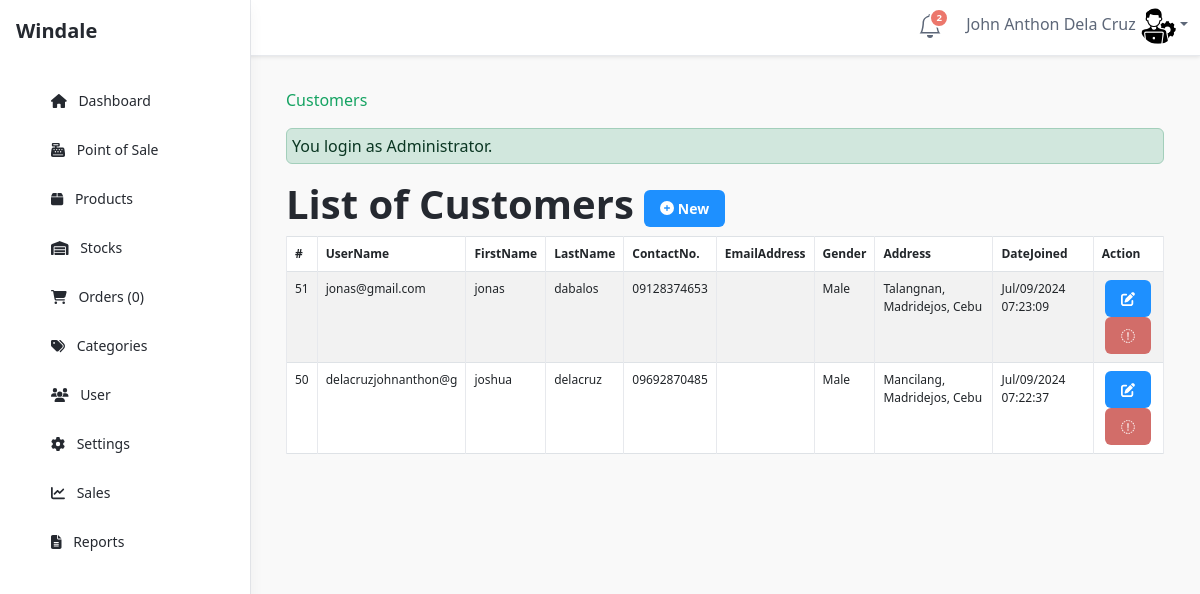
Page /admin/customers/index.php (signed in) on the earlier database version.
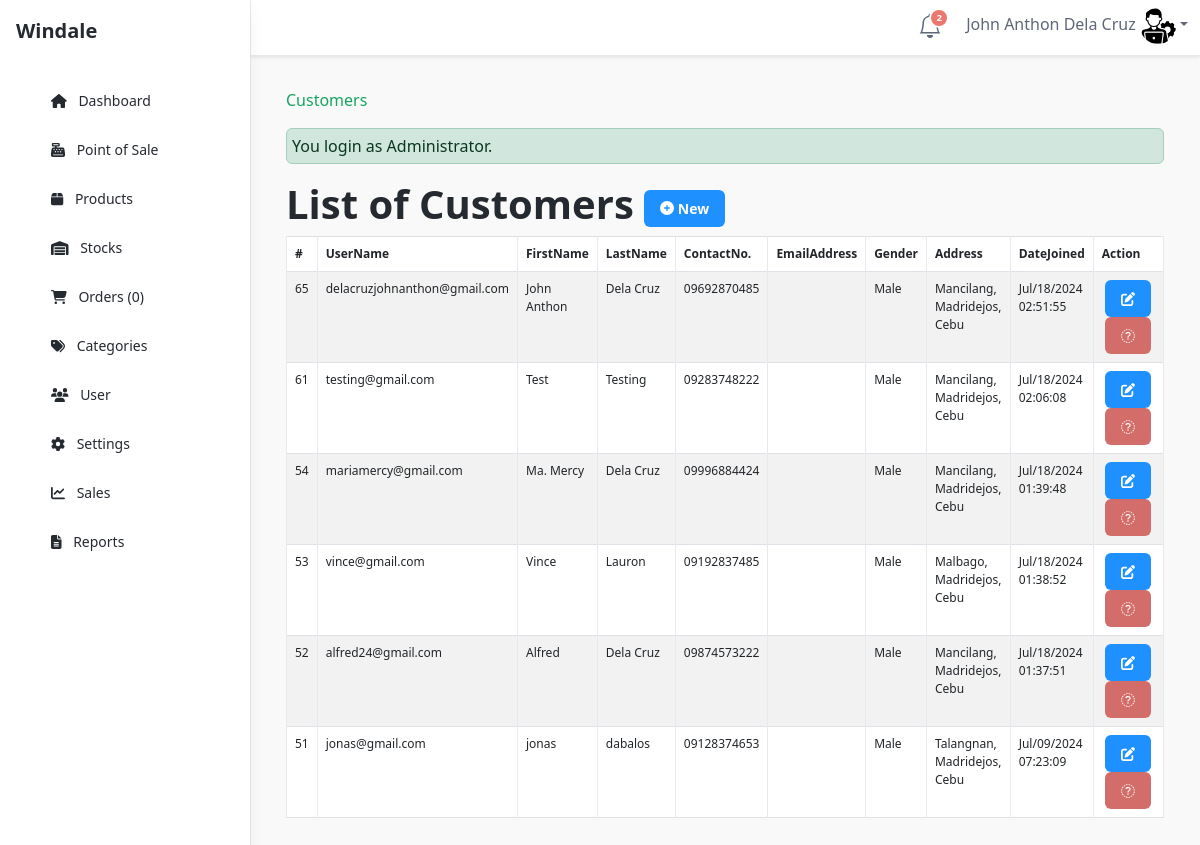
Same page on the later database version.
### tables this page shows
CREATE TABLE `tblcustomer` (
  `CUSTOMERID` int(11) NOT NULL,
  `FNAME` varchar(30) NOT NULL,
  `LNAME` varchar(30) NOT NULL,
  `MNAME` varchar(30) NOT NULL,
  `CUSHOMENUM` varchar(90) NOT NULL,
  `STREETADD` text NOT NULL,
  `BRGYADD` text NOT NULL,
  `CITYADD` text NOT NULL,
  `PROVINCE` varchar(80) NOT NULL,
  `COUNTRY` varchar(30) NOT NULL,
  `DBIRTH` date NOT NULL,
  `GENDER` varchar(10) NOT NULL,
  `PHONE` varchar(20) NOT NULL,
  `EMAILADD` varchar(40) NOT NULL,
  `ZIPCODE` int(6) NOT NULL,
  `CUSUNAME` varchar(250) NOT NULL,
  `CUSPASS` varchar(90) NOT NULL,
  `CUSPHOTO` varchar(255) NOT NULL,
  `TERMS` tinyint(4) NOT NULL,
  `DATEJOIN` timestamp NOT NULL DEFAULT current_timestamp()
);

### admin/customers/index.php (called while the page is built, shortened)
<?php
require_once ("../theme/templates.php");
?>

### include/database.php (called while the page is built, shortened)
<?php
class Database {
	var $sql_string = '';
	private $conn;
	public function open_connection() {
		$this->conn = mysqli_connect(server,user,pass);
		if(!$this->conn){
			echo "Problem in database connection! Contact administrator!";
			exit();
		}else{
			$db_select = mysqli_select_db($this->conn,database_name);
		}
	}
	function setQuery($sql='') {
		$this->sql_string=$sql;
	}
	function executeQuery() {
		$result = mysqli_query($this->conn, $this->sql_string);
		return $this->confirm_query($result);
	}
	private function confirm_query($result) {
		return $result;
	}
	function loadResultList( $key='' ) {
		$cur = $this->executeQuery();
		$array = array();
		while ($row = mysqli_fetch_object($cur)) {
			if ($key) {
				$array[$row->$key] = $row;
			} else {
				$array[] = $row;
			}
		}
		return $array;
	}
}
$mydb = new Database();
?>

### admin/customers/list.php (the view, shortened to what this page needs)
<div class="row">
       	 <div class="col-lg-12">
            <h1 class="page-header">List of Customers  <a href="index.php?view=add" class="btn btn-primary btn-xs  ">  <i class="fa fa-plus-circle fw-fa"></i> New</a>  </h1>
       		</div>
   		 </div>
	 		    <form action="controller.php?action=delete" Method="POST">
			      <div class="table-responsive">
				<table id="dash-table" class="table table-striped table-bordered table-hover table-responsive" style="font-size:12px" cellspacing="0">
				  <thead>
				  	<tr>
				  		 <th>#</th>
				  		<th>
				  		 UserName</th>
				  		<th>FirstName</th>
						<th>LastName</th>
						<th>ContactNo.</th>
						<th>EmailAddress</th>
				  		<th>Gender</th>
						<th>Address</th>
                        <th>DateJoined</th>
				  		<th width="8%" >Action</th>
				  	</tr>
				  </thead>
				  <tbody>
				  	<?php
				  		$mydb->setQuery("SELECT *
											FROM  `tblcustomer` ORDER BY `DATEJOIN` desc");
				  		$cur = $mydb->loadResultList();
						foreach ($cur as $result) {
				  		echo '<tr>';
				  	    echo '<td width="2%" align="center">'. $result->CUSTOMERID.'</td>';
				  		echo '<td>' . $result->CUSUNAME.'</a></td>';
				  		echo '<td>'. $result->FNAME.'</td>';
						echo '<td>'. $result->LNAME.'</td>';
						echo '<td>'. $result->PHONE.'</td>';
						echo '<td>'. $result->EMAILADD.'</td>';
				  		echo '<td>'. $result->GENDER.'</td>';
						echo '<td>'. $result->CITYADD.'</td>';
                        echo '<td>'. date_format(date_create($result->DATEJOIN),'M/d/Y h:i:s ').'</td>';
				  		echo '<td align="center" > <a title="Edit" href="index.php?view=edit&id='.$result->CUSTOMERID.'"  class="btn btn-primary btn-xs  ">  <span class="fa fa-edit fw-fa"></span></a>
				  					 <a title="Delete" href="controller.php?action=delete&id='.$result->CUSTOMERID.'" class="btn btn-danger btn-xs"><span class="fa fa-trash-o fw-fa"></span> </a>
				  					 </td>';
				  		echo '</tr>';
				  	}
				  	?>
				  </tbody>
				</table>
			</div>
				</form>
</div>

Differences in the rows shown:
removed tblcustomer: CUSTOMERID "50", CUSUNAME "delacruzjohnanthon@g", FNAME "joshua", LNAME "delacruz", PHONE "09692870485", GENDER "Male", CITYADD "Mancilang, Madridejos, Cebu", DATEJOIN "Jul/09/2024 07:22:37"
added tblcustomer: CUSTOMERID "65", CUSUNAME "delacruzjohnanthon@gmail.com", FNAME "John Anthon", LNAME "Dela Cruz", PHONE "09692870485", GENDER "Male", CITYADD "Mancilang, Madridejos, Cebu", DATEJOIN "Jul/18/2024 02:51:55"
added tblcustomer: CUSTOMERID "61", CUSUNAME "testing@gmail.com", FNAME "Test", LNAME "Testing", PHONE "09283748222", GENDER "Male", CITYADD "Mancilang, Madridejos, Cebu", DATEJOIN "Jul/18/2024 02:06:08"
added tblcustomer: CUSTOMERID "54", CUSUNAME "mariamercy@gmail.com", FNAME "Ma. Mercy", LNAME "Dela Cruz", PHONE "09996884424", GENDER "Male", CITYADD "Mancilang, Madridejos, Cebu", DATEJOIN "Jul/18/2024 01:39:48"
added tblcustomer: CUSTOMERID "53", CUSUNAME "vince@gmail.com", FNAME "Vince", LNAME "Lauron", PHONE "09192837485", GENDER "Male", CITYADD "Malbago, Madridejos, Cebu", DATEJOIN "Jul/18/2024 01:38:52"
added tblcustomer: CUSTOMERID "52", CUSUNAME "alfred24@gmail.com", FNAME "Alfred", LNAME "Dela Cruz", PHONE "09874573222", GENDER "Male", CITYADD "Mancilang, Madridejos, Cebu", DATEJOIN "Jul/18/2024 01:37:51"
